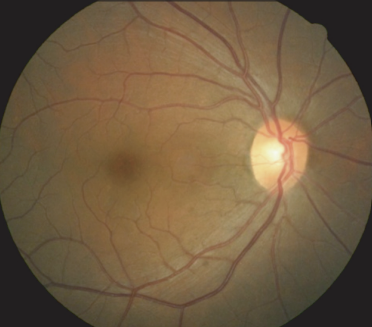
#> input picture dr/0/ex99.png, 372 x 327 px, found by its file name; its folder holds only this picture in this run
$ jupyter execute --allow-errors 'DR_LogisticRegression_2_labels_실제적용.ipynb'   (shell and % lines are left out)
#> lines starting #> are read from the running program, lines starting #| are printed output that depends on the picture
<a href="https://colab.research.google.com/github/jslee464/diabetic-retinopathy/blob/main/DR_LogisticRegression_2_labels_%EC%8B%A4%EC%A0%9C%EC%A0%81%EC%9A%A9.ipynb" target="_parent"></a>

[cell 1]

%cd machinelearning/new

[cell 2]
class_names=list(range(2))
print(class_names)

[cell 3]
import os
# 학습 이미지 확인하기
train_list = []

for label in class_names:
    file_list = os.listdir(str(label))
    #파일 경로
    for file_name in file_list:
        path =  str(label) + "/" + file_name
        train_list.append((path, label))
#> pass 2 of the loop `for label in class_names:`:

[cell 4]
train_list

[cell 5]
import pandas as pd

train_dataframe = pd.DataFrame(data=train_list, columns=["path", "label"])

print('학습 이미지의 개수:', len(train_dataframe))
print('학습 이미지별 클래스 정보')
train_dataframe.head()

[cell 6]
import matplotlib.pyplot as plt
import seaborn as sns

plt.rcParams['figure.figsize'] = (8.0, 6.0) # 그림의 기본 크기 설정

# 각 클래스별 개수 출력
print('클래스 0의 개수:', len(train_dataframe[train_dataframe.label == 0]))
print('클래스 1의 개수:', len(train_dataframe[train_dataframe.label == 1]))
print('클래스 2의 개수:', len(train_dataframe[train_dataframe.label == 2]))
print('클래스 3의 개수:', len(train_dataframe[train_dataframe.label == 3]))
print('클래스 4의 개수:', len(train_dataframe[train_dataframe.label == 4]))
print('클래스 5의 개수:', len(train_dataframe[train_dataframe.label == 5]))

# 각 클래스에 따른 학습 이미지의 개수를 출력하기
fig, ax = plt.subplots(figsize = (10, 4)) # 그림 크기 설정
sns.countplot(x ='label', data=train_dataframe)
plt.xlabel("Class Label")
plt.ylabel("Number of Samples")
plt.show()
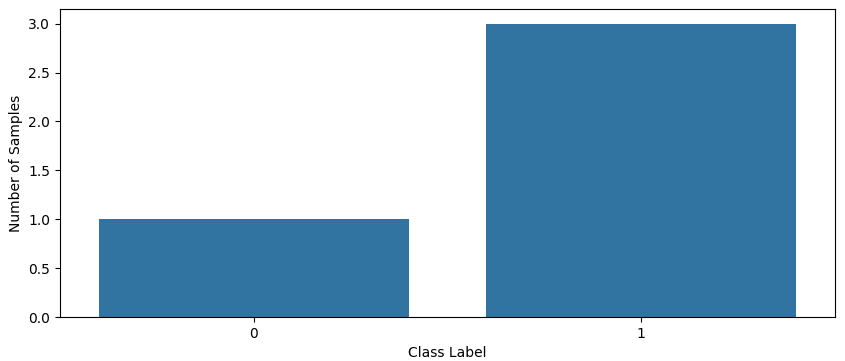
#> figure drawn by matplotlib, 1 panel

[cell 7]
from skimage.transform import resize
from PIL import Image
import numpy as np


img = Image.open(train_dataframe.iloc[0].path)
#> img is the input picture: PIL image 372x327 RGBA; mean R, G, B, A 113.2, 92.5, 65.9, 255
img = np.asarray(img)
img = resize(img, (64, 64))
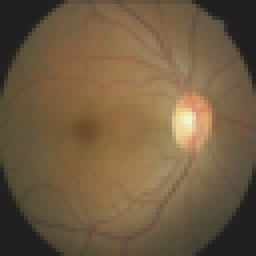
#> img: shape (64, 64, 4) float64 (shown 4 times larger); mean R, G, B, A 0.444, 0.363, 0.259, 1
print('이미지의 해상도:', img.shape)
#| 이미지의 해상도: (64, 64, 4)

# 이미지 출력하기
plt.imshow(img, cmap="gray")
plt.show()

[cell 8]
from sklearn.model_selection import train_test_split#비율에 맞게 나누어줌

train_dataset, test_dataset = train_test_split(train_dataframe, test_size=0.2)

print('학습 데이터셋 크기:', len(train_dataset))
print('테스트 데이터셋 크기:', len(test_dataset))

[cell 9]
import time


######### 학습 데이터셋 #########
start_time = time.time() # 시작 시간

# 학습 데이터셋 구성하기
X_train = []
y_train = []

# 데이터 정보를 하나씩 확인하며
for index, row in train_dataset.iterrows():
    # 이미지 정보를 배열에 담기
    img = Image.open(row['path'])
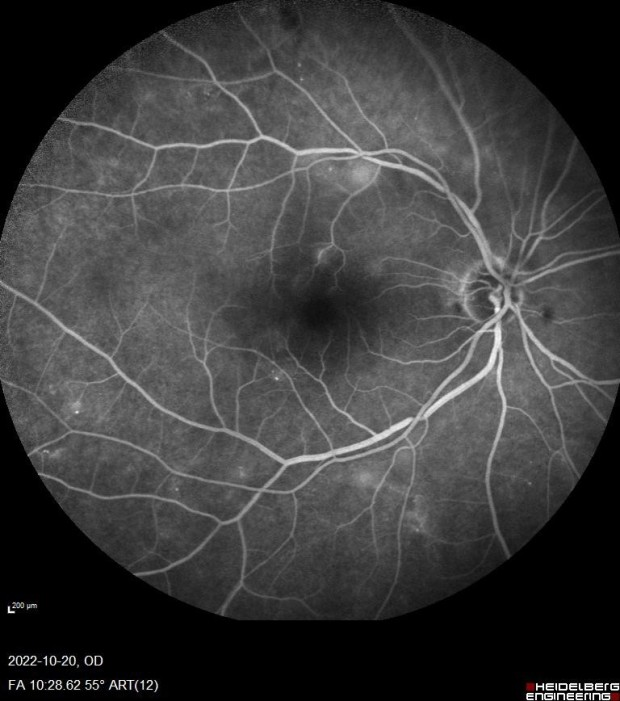
#> input picture dr/1/ex3.png, 620 x 701 px, found by its file name
#> img is the input picture: PIL image 620x701 RGBA; mean R, G, B, A 60.9, 60.8, 60.8, 255

    img = np.asarray(img)
    img = resize(img, (64, 64))
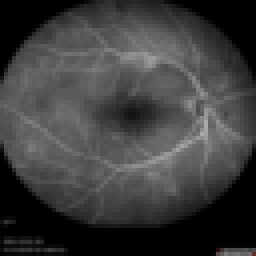
#> img: shape (64, 64, 4) float64 (shown 4 times larger); mean R, G, B, A 0.239, 0.239, 0.239, 1; transparent parts drawn white
    X_train.append(img)
    y_train.append(row['label']) # 레이블 정보를 배열에 담기
#> pass 2 of the loop `for index, row in train_dataset.iterrows():`:
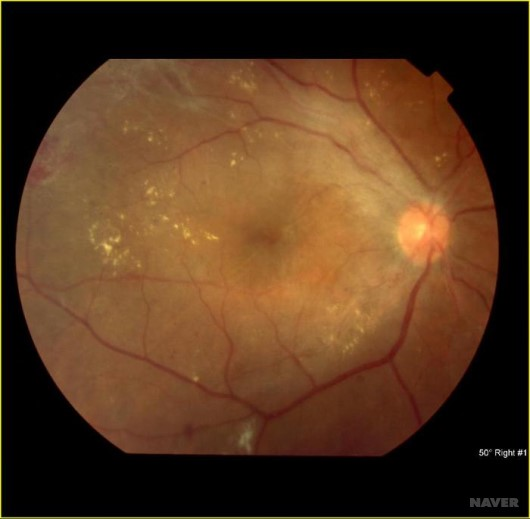
#> input picture dr/1/ex1.png, 530 x 519 px, found by its file name
#> img is the input picture: PIL image 530x519 RGBA; mean R, G, B, A 86.8, 56.3, 31.2, 255
#> `img = resize(img, (64, 64))`:
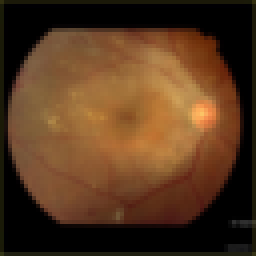
#> img: shape (64, 64, 4) float64 (shown 4 times larger); mean R, G, B, A 0.338, 0.219, 0.121, 1

X_train = np.asarray(X_train) # Numpy 객체로 변환
y_train = np.asarray(y_train) # Numpy 객체로 변환

print("소요된 시간(초 단위):", time.time() - start_time) # 실행 시간

[cell 10]
######### 테스트 데이터셋 #########
start_time = time.time() # 시작 시간

# 학습 데이터셋 구성하기
X_test = []
y_test = []

# 데이터 정보를 하나씩 확인하며
for index, row in test_dataset.iterrows():
    # 이미지 정보를 배열에 담기
    img = Image.open(row['path'])
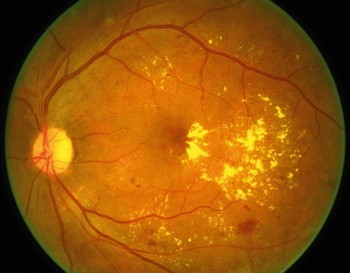
#> input picture dr/1/ex2.png, 350 x 273 px, found by its file name
#> img is the input picture: PIL image 350x273 RGBA; mean R, G, B, A 145.4, 83.6, 9.3, 255
    img = np.asarray(img)
    img = resize(img, (64, 64))
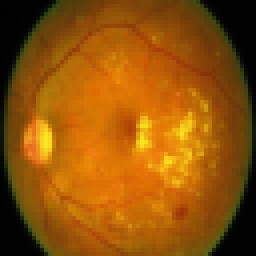
#> img: shape (64, 64, 4) float64 (shown 4 times larger); mean R, G, B, A 0.57, 0.328, 0.0365, 1
    X_test.append(img)
    y_test.append(row['label']) # 레이블 정보를 배열에 담기

X_test = np.asarray(X_test) # Numpy 객체로 변환
y_test = np.asarray(y_test) # Numpy 객체로 변환

print("소요된 시간(초 단위):", time.time() - start_time) # 실행 시간

[cell 11]
print('학습 이미지:', X_train.shape)
#| 학습 이미지: (3, 64, 64, 4)
print('학습 레이블:', y_train.shape)
print('테스트 이미지:', X_test.shape)
#| 테스트 이미지: (1, 64, 64, 4)
print('테스트 레이블:', y_test.shape)

[cell 12]
# 각 클래스마다 특정 개수의 이미지를 출력합니다.
samples_per_class = 5


# 데이터 시각화 함수 구현
def visualize_data(X_data, y_data, class_names, samples_per_class):
#> called with X_data = array of shape (3, 64, 64, 4), y_data = array of shape (3,), samples_per_class = 5
    num_classes = len(class_names)
    for y, cls in enumerate(class_names): # 각 클래스를 (클래스, 클래스명) 형식으로 순회
        idxs = np.flatnonzero(y_data == y) # 해당 클래스를 갖는(True 값을 갖는) 데이터 인덱스 계산
        idxs = np.random.choice(idxs, samples_per_class, replace=False) # 특정 개수만큼 무작위로 선택
        for i, idx in enumerate(idxs): # 하나씩 이미지를 확인하며
            plt_idx = i * num_classes + y + 1 # 이미지를 출력할 위치: 각 열(column)에 차례대로 출력하도록 설정
            plt.subplot(samples_per_class, num_classes, plt_idx)
            plt.imshow(X_data[idx], cmap="gray")
            plt.axis('off')
            if i == 0:
                plt.title(cls)
    plt.show()

#> (the rest of this cell did not finish here and is left out)

[cell 13]
# 데이터 전처리(preprocessing)를 통해 각 이미지를 벡터로 변경합니다.
X_train = np.reshape(X_train, (X_train.shape[0], -1))

X_test = np.reshape(X_test, (X_test.shape[0], -1))

[cell 14]
print('학습 이미지:', X_train.shape)
#| 학습 이미지: (3, 16384)
print('학습 레이블:', y_train.shape)

print('테스트 이미지:', X_test.shape)
#| 테스트 이미지: (1, 16384)
print('테스트 레이블:', y_test.shape)

Logistic Regression 이용한 모델 학습

[cell 15]
from sklearn.model_selection import KFold
k_fold = KFold(n_splits=5, shuffle=True, random_state=1234)
from sklearn.model_selection import cross_val_score

[cell 16]
from sklearn.linear_model import LogisticRegression

start_time = time.time() # 시작 시간

model = LogisticRegression(multi_class="multinomial", solver="lbfgs", max_iter=100)

#> (the rest of this cell did not finish here and is left out)

#> (a cell that did not finish here is left out)

[cell 18]
model.fit(X_train, y_train)  #model fit

[cell 19]
prediction = model.predict(X_test)
#> prediction = [0]

[cell 20]
prediction
#> Out = [0]

[cell 21]
y_test

[cell 22]
from sklearn.metrics import confusion_matrix, accuracy_score
cm = confusion_matrix(y_test, prediction, labels=model.classes_)
#> cm = [[0, 0], [1, 0]]

[cell 23]
from sklearn.metrics import ConfusionMatrixDisplay


disp = ConfusionMatrixDisplay(cm,
                       display_labels = model.classes_)
disp.plot()
plt.show()
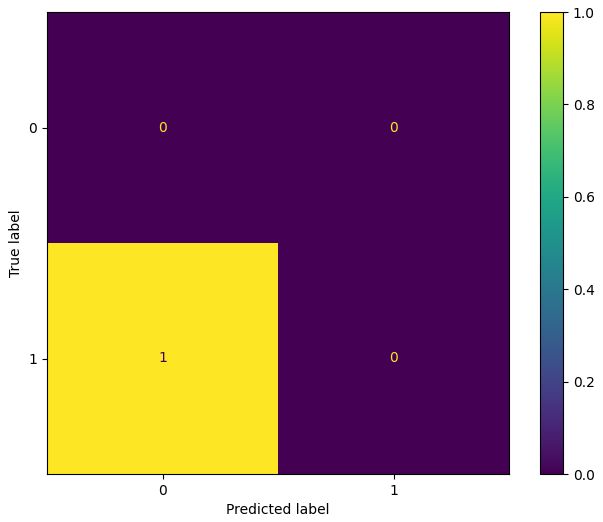
#> figure drawn by matplotlib, 2 panels

[cell 24]
accuracy_score(y_test, prediction)
#> Out = 0

[cell 25]
prob = model.predict_proba(X_test) [: : , 1]
#> prob = [0.0311]
prob
#> Out = [0.0311]

[cell 26]
import matplotlib.pyplot as plt
import numpy as np
from sklearn import metrics


fpr, tpr, thresholds = metrics.roc_curve(y_test, prob)
#> fpr = [nan, nan]; tpr = [0, 1]; thresholds = [inf, 0.0311]
a = metrics.auc(fpr, tpr)
#> a = nan
plt.plot(fpr, tpr, label = f'AUC = {a:.3f}')
plt.ylabel('True Positive Rate')
plt.xlabel('False Positive Rate')

plt.plot([0, 1], [0, 1], "k--", label = " AUC = 0.5")
plt.axis("square")
plt.title('')
plt.legend(loc = 'lower right')
plt.show()
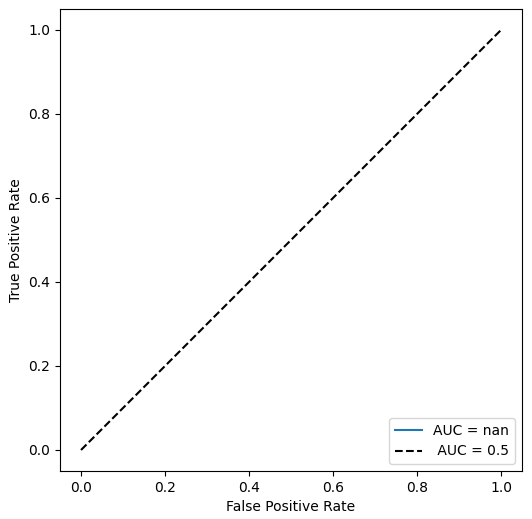
#> figure drawn by matplotlib, 1 panel

[cell 27]
from sklearn.metrics import mean_squared_error
mean_squared_error(y_test, prediction)
#> Out = 1

[cell 28]

%cd diabetic-retinopathy/dr

[cell 29]
class_names=list(range(2))
print(class_names)

[cell 30]
import os
# 학습 이미지 확인하기
train_list = []

for label in class_names:
    file_list = os.listdir(str(label))
    #파일 경로
    for file_name in file_list:
        path =  str(label) + "/" + file_name
        train_list.append((path, label))
#> pass 2 of the loop `for label in class_names:`:

[cell 31]
train_list

[cell 32]
import pandas as pd

real_dataframe = pd.DataFrame(data=train_list, columns=["path", "label"])

print('학습 이미지의 개수:', len(real_dataframe))
print('학습 이미지별 클래스 정보')
real_dataframe.head()

[cell 33]
import matplotlib.pyplot as plt
import seaborn as sns

plt.rcParams['figure.figsize'] = (8.0, 6.0) # 그림의 기본 크기 설정

# 각 클래스별 개수 출력
print('클래스 0의 개수:', len(real_dataframe[real_dataframe.label == 0]))
print('클래스 1의 개수:', len(real_dataframe[real_dataframe.label == 1]))


# 각 클래스에 따른 학습 이미지의 개수를 출력하기
fig, ax = plt.subplots(figsize = (10, 4)) # 그림 크기 설정
sns.countplot(x ='label', data=real_dataframe)
plt.xlabel("Class Label")
plt.ylabel("Number of Samples")
plt.show()

[cell 34]
img = Image.open(real_dataframe.iloc[3].path)
img = np.asarray(img)
img.shape
#> Out = (701, 620, 4)

[cell 35]
from skimage.transform import resize
from PIL import Image
import numpy as np

img = img[:,:,:3]
#> img: shape (701, 620, 3)
img = resize(img, (64, 64, 3))
#> img: shape (64, 64, 3) float64
print('이미지의 해상도:', img.shape)
#| 이미지의 해상도: (64, 64, 3)

# 이미지 출력하기
plt.imshow(img)
plt.show()

[cell 36]
import time


######### 실제 데이터셋 #########
start_time = time.time() # 시작 시간

# 실제 데이터
X_real = []
y_real = []

# 데이터 정보를 하나씩 확인하며
for index, row in real_dataframe.iterrows():
    # 이미지 정보를 배열에 담기
    img = Image.open(row['path'])

    img = np.asarray(img)
    img = img[:,:,:3]
#> img: shape (327, 372, 3)
    img = resize(img, (64, 64, 3))
#> img: shape (64, 64, 3) float64
    X_real.append(img)
    y_real.append(row['label']) # 레이블 정보를 배열에 담기
#> pass 2 of the loop `for index, row in real_dataframe.iterrows():`:

X_real = np.asarray(X_real) # Numpy 객체로 변환
y_real = np.asarray(y_real) # Numpy 객체로 변환

print("소요된 시간(초 단위):", time.time() - start_time) # 실행 시간

[cell 37]
print('학습 이미지:', X_real.shape)
#| 학습 이미지: (4, 64, 64, 3)
print('학습 레이블:', y_real.shape)
#| 학습 레이블: (4,)

[cell 38]
# 각 클래스마다 특정 개수의 이미지를 출력합니다.
samples_per_class = 1


# 데이터 시각화 함수 구현
def visualize_data(X_real, y_real, class_names, samples_per_class):
#> called with X_real = array of shape (4, 64, 64, 3), y_real = array of shape (4,), samples_per_class = 1
    num_classes = len(class_names)
    for y, cls in enumerate(class_names): # 각 클래스를 (클래스, 클래스명) 형식으로 순회
        idxs = np.flatnonzero(y_real == y) # 해당 클래스를 갖는(True 값을 갖는) 데이터 인덱스 계산
        idxs = np.random.choice(idxs, samples_per_class, replace=False) # 특정 개수만큼 무작위로 선택
        for i, idx in enumerate(idxs): # 하나씩 이미지를 확인하며
            plt_idx = i * num_classes + y + 1 # 이미지를 출력할 위치: 각 열(column)에 차례대로 출력하도록 설정
            plt.subplot(samples_per_class, num_classes, plt_idx)
            plt.imshow(X_real[idx], cmap="gray")
            plt.axis('off')
            if i == 0:
                plt.title(cls)
    plt.show()

visualize_data(X_real, y_real, class_names, samples_per_class)
